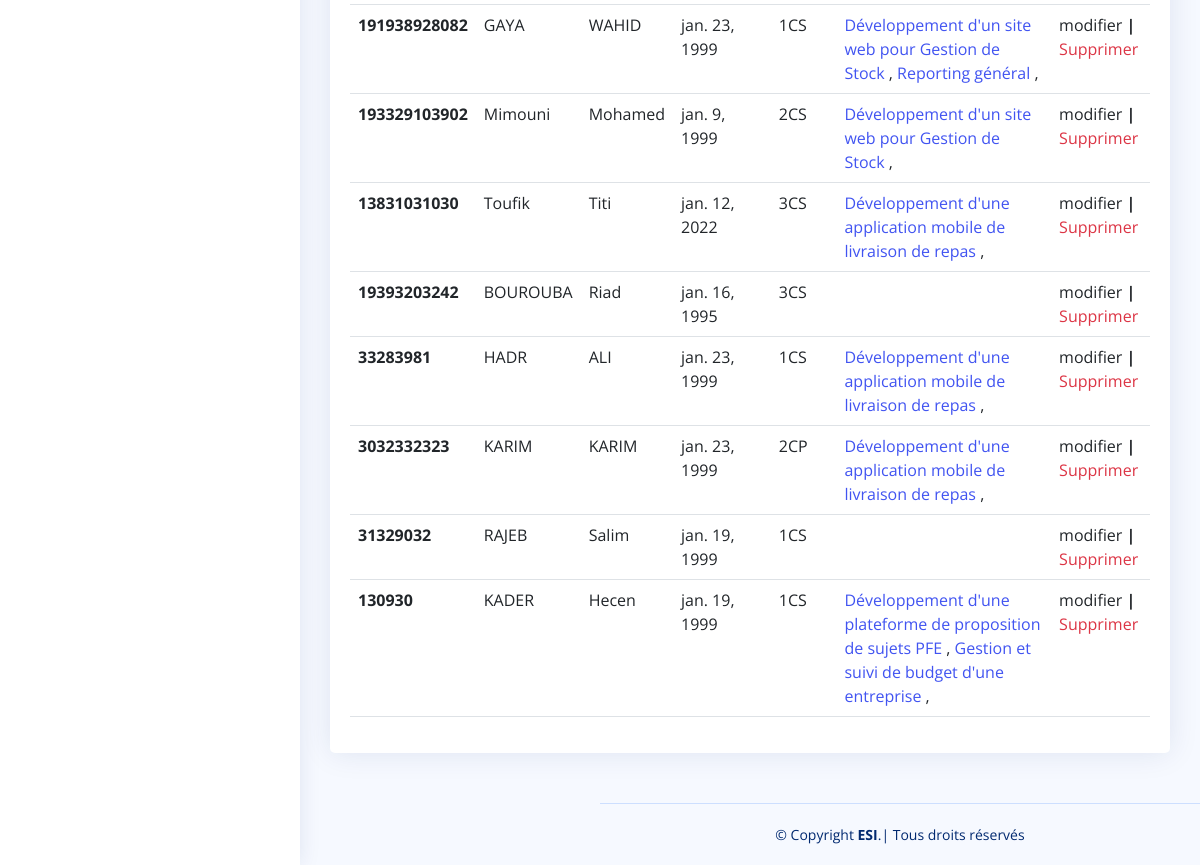
The app's page /etudiants (lower part), older data.
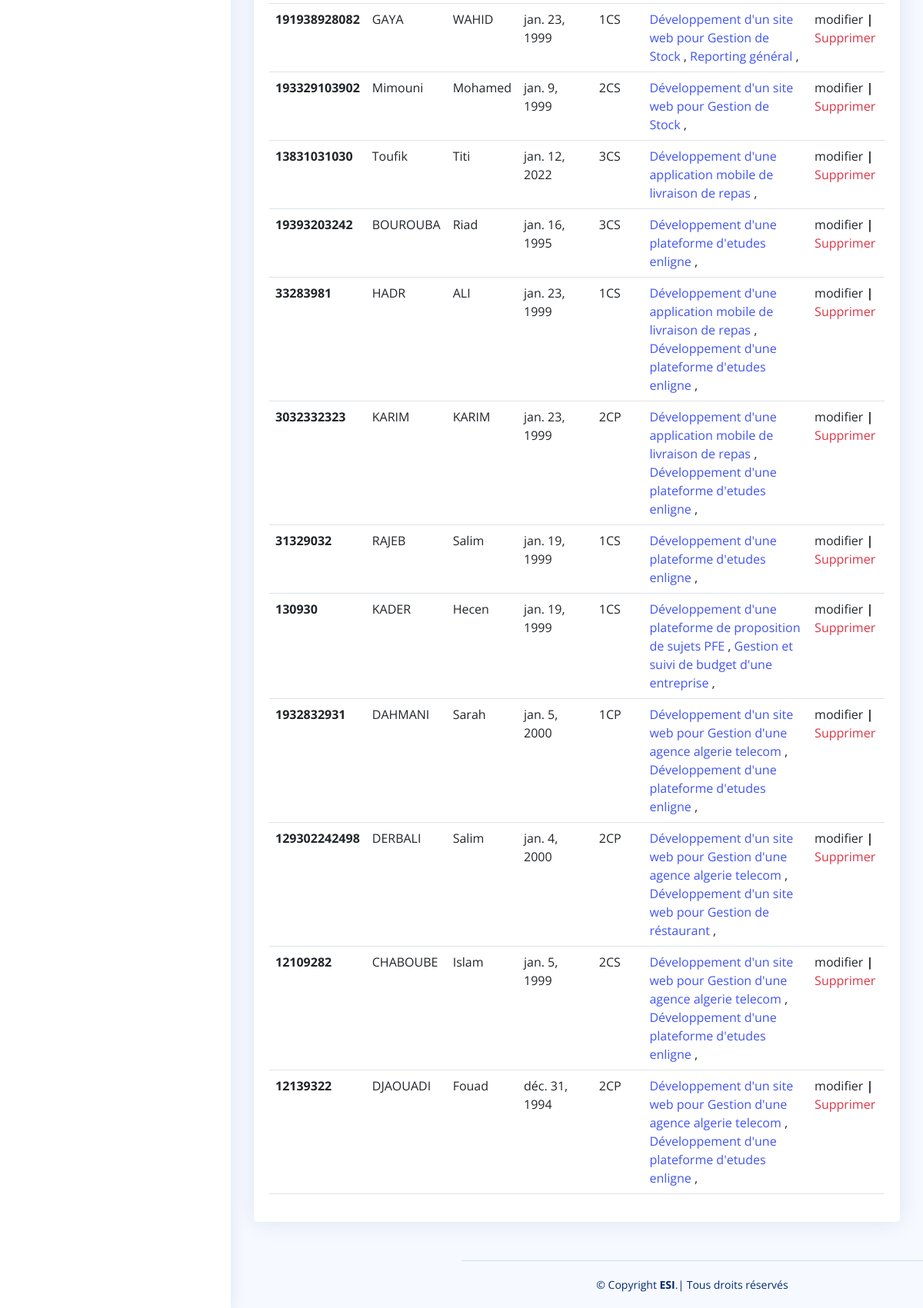
The same page, newer data.
### backend/models.py (models this page shows)
class Etudiant(models.Model):
    choixAnnee = [('1CP', '1CP'), ('2CP', '2CP'), ('1CS', '1CS'),
                  ('2CS', '2CS'), ('3CS', '3CS')]
    matricule = models.PositiveBigIntegerField(primary_key=True)
    nomEtudiant = models.CharField(max_length=40)
    prenomEtudiant = models.CharField(max_length=30)
    dateNaiss = models.DateField()
    anneeEtudes = models.CharField(max_length=3, choices=choixAnnee)

class Stage (models.Model):
    nomProjet = models.CharField(max_length=60)
    objectifStage = models.TextField(max_length=100)
    annee = models.IntegerField()
    dateDeb = models.DateField()
    dureeReel = models.IntegerField()
    type = models.ForeignKey(TypeStages, on_delete=models.CASCADE)
    encadreur  = models.ForeignKey(Encadreur,on_delete=models.CASCADE,null=True)
    enseignant =  models.ForeignKey(Enseignant,on_delete=models.CASCADE,null=True)
    entreprise = models.ForeignKey(Entreprise, on_delete=models.CASCADE)
    etudiants = models.ManyToManyField(Etudiant, related_name="stages")
    noteEvaluation = models.IntegerField( null=True)

### backend/views.py (the view)
# urls.py: path('etudiants', getEtudiants, name='etudiants'),
def getEtudiants(request):
    if 'recherche' in request.GET:
        cle = request.GET.get('recherche')
        etudiants = Etudiant.objects.filter(
            Q(nomEtudiant__contains=cle) | Q(prenomEtudiant__contains=cle))
    else:
        etudiants = Etudiant.objects.all()
    return render(request, "get/etudiants.html", {"data": etudiants})

### backend/templates/get/etudiants.html (shortened to what this page needs)
{% load static %}
<!DOCTYPE html>
<html lang="fr">
  <head>
    <link
      href="{% static 'vendor/bootstrap/css/bootstrap.min.css' %}"
      rel="stylesheet"
    />
    <link
      href="{% static 'vendor/bootstrap-icons/bootstrap-icons.css' %}"
      rel="stylesheet"
    />
    <link href=" {% static 'style.css' %}" rel="stylesheet" />
  </head>
  <body>
    <main id="main" class="main">
      <section class="section">
        <div class="row">
          <div class="col-lg-12">
            <div class="card">
              <div class="card-body">
                <table class="table datatable">
                  <tbody>
                    {% for etudiant in data %}
                    <tr>
                      <th scope="row">{{etudiant.matricule}} </th>
                      <td>{{etudiant.nomEtudiant}}</td>
                      <td>{{etudiant.prenomEtudiant}}  </td>
                      <td>{{etudiant.dateNaiss}}</td>
                      <td>{{etudiant.anneeEtudes}}</td>
                      <td>
                        {% for st in etudiant.stages.all %}
                        <a href="{% url 'stage' st.id %} "> {{st.nomProjet}} </a>,
                        {% endfor %}
                      </td>
                      <td><a href="{% url 'etudiant' etudiant.matricule%}" class="link-dark">modifier</a>
                        <strong>|</strong> <a href="{% url 'etudiantRm' etudiant.matricule %}" class="link-danger">Supprimer</a>
                      </td>
                    </tr>
                    {% endfor %}
                  </tbody>
                </table>
              </div>
            </div>
          </div>
        </div>
      </section>
    </main>
    <div id="footer"></div>
  </body>
</html>

### backend/static/style.css (style rules this page uses)
:root { scroll-behavior: smooth; }
body { font-family: "Open Sans", sans-serif; background: #f6f9ff; color: #444444; }
a { color: #4154f1; text-decoration: none; }
#main { margin-top: 60px; padding: 20px 30px; transition: all 0.3s; }
.card { margin-bottom: 30px; border: none; border-radius: 5px; box-shadow: 0px 0 30px rgba(1, 41, 112, 0.1); overflow: hidden; }
.card-body { padding: 0 20px 20px 20px; }
@media (min-width: 1200px) { #main, #footer { margin-left: 300px; } }

Row changes from the older to the newer data that the page shows:
added Stage: nomProjet "Développement d'une plateforme d'etudes enligne"
added Etudiant: matricule "1932832931", nomEtudiant "DAHMANI", prenomEtudiant "Sarah", dateNaiss "jan. 5, 2000", anneeEtudes "1CP"
added Stage: nomProjet "Développement d'un site web pour Gestion d'une agence algerie telecom"
added Etudiant: matricule "129302242498", nomEtudiant "DERBALI", prenomEtudiant "Salim", dateNaiss "jan. 4, 2000", anneeEtudes "2CP"
added Stage: nomProjet "Développement d'un site web pour Gestion de réstaurant", shown under "129302242498"
added Etudiant: matricule "12109282", nomEtudiant "CHABOUBE", prenomEtudiant "Islam", dateNaiss "jan. 5, 1999", anneeEtudes "2CS"
added Etudiant: matricule "12139322", nomEtudiant "DJAOUADI", prenomEtudiant "Fouad", dateNaiss "déc. 31, 1994", anneeEtudes "2CP"
